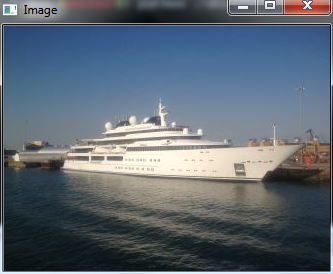
#> input picture cv2_tests.dir/image1.png, 333 x 274 px
$ python learn_01.py image1.png
#> lines starting #> are read from the running program, lines starting #| are printed output that depends on the picture
import cv2
import sys
from pathlib import Path


if __name__ == '__main__':
    # png = Path(r'image1.png')

    img = cv2.imread(sys.argv[1])
#> img is the input picture: shape (274, 333, 3); mean B, G, R 114.8, 103.8, 93

    # Blur image:
    blurred_img = cv2.GaussianBlur(img, (5,5), 0)
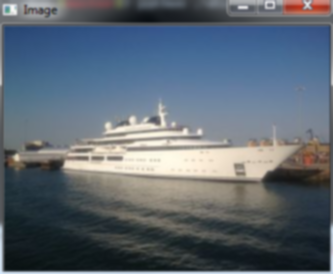
#> blurred_img: shape (274, 333, 3); mean B, G, R 114.9, 103.9, 93.2

    cv2.imshow('Picture: ', img)
    cv2.imshow('Blurred: ', blurred_img)
    cv2.waitKey(0)
